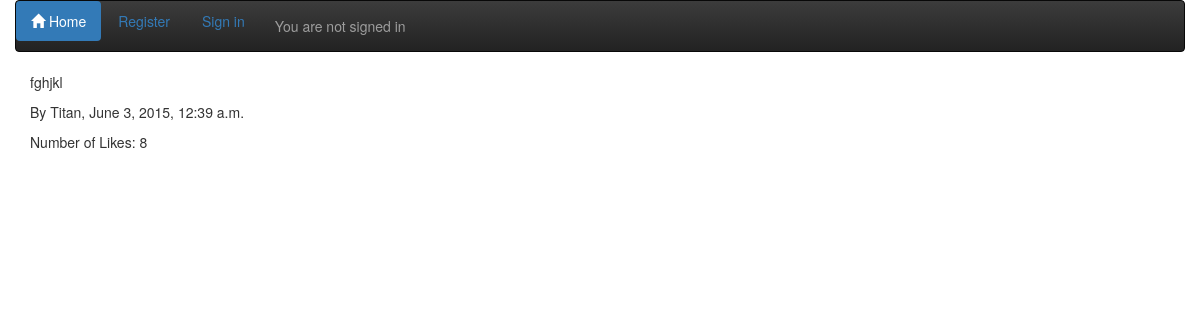
Screenshot of /site_details/16/ with the database file from the repository.
### theme/models.py (models this page shows, shortened)
class Comment(models.Model):
	comment = models.TextField()
	likes = models.PositiveIntegerField(default=0)
	comment_by = models.ForeignKey(User, related_name="written_comments")
	comment_datetime = models.DateTimeField()
	class Meta:
		ordering = ['-comment_datetime']

### theme/views.py (the view)
# urls.py: url(r'^(\d+)/$', theme_views.comment_details, name='comment_details'),
def comment_details(request, comment_id):
	comments = Comment.objects.all().filter(id=comment_id)
	context = {
	'comments': comments,
	}
	return render(request, 'theme/comment_details.html', context)

### theme/templates/theme/comment_details.html (shortened to what this page needs)
{% extends 'theme/base.html' %}
{% block container %}
{% for comment in comments %}
<div class="container">
	<p>{{ comment.comment }}</p>
	<p>By {{ comment.comment_by }}, {{ comment.comment_datetime }} </p>
	<p>Number of Likes: {{ comment.likes }}</p>
</div>
{% endfor %}
{% endblock %}

### rows the page displays
Comment: comment "fghjkl", comment_by "Titan", comment_datetime "June 3, 2015, 12:39 a.m.", likes "8"
